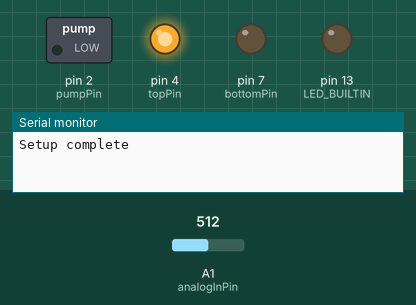
Bench run of a sketch on a simulated Arduino Uno, built with avr-gcc and run on an emulated ATmega328P. Parts: switched loads named in the sketch (green lamp = pin HIGH), output pins drawn as LEDs (lit = HIGH), the last lines printed to the serial monitor. The test bench sets the inputs (shaded band); at power-on: A1 (analogInPin) = 512.

Above: at 0.1 s.
At 1.1 s:
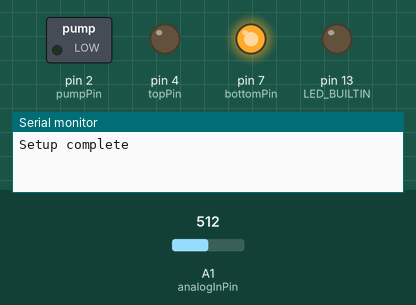
At 22.1 s:
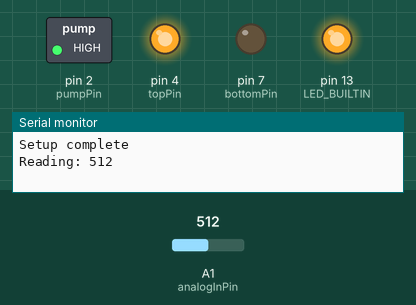
At 23.1 s:
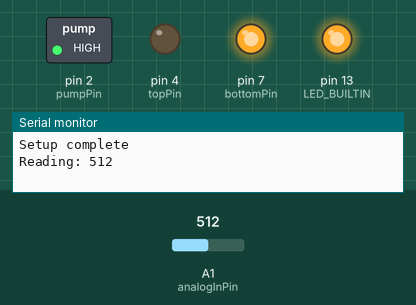
At 24.1 s:
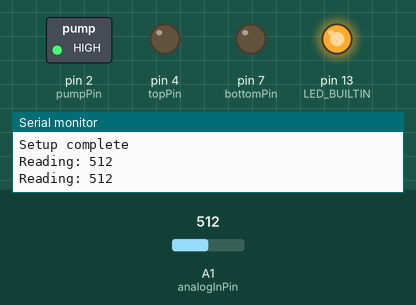
Timing chart, 0 to 25.6 s (numbered marks = the images above):
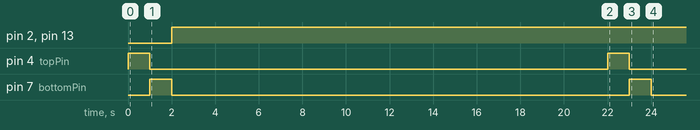

The sketch:

moistureSensor.ino
```cpp
const int analogInPin = A1;
const int bottomPin = 7;
const int topPin = 4;
const int pumpPin = 2;
int reading;

/*

   topPin
     |
     |
     \
      || Resistor(47k)
      /
     |
     |
     ----- analogInPin
     |
     |
     ----- probe 1

     ----- probe 2
     |
     |
     |
   bottomPin

*/

void setup() {

 // put your setup code here, to run once:
 pinMode(LED_BUILTIN,OUTPUT);
 pinMode(bottomPin,OUTPUT);
 pinMode(topPin, OUTPUT);
 pinMode(pumpPin,OUTPUT);
 Serial.begin(9600);
 Serial.println("Setup complete");
}

//---------------------------------

void loop() {
 takeReading();
 waterDecision(reading);
}

//---------------------------------

void takeReading()
{
digitalWrite(topPin, HIGH);
digitalWrite(bottomPin, LOW);

delay(1000);

reading = analogRead(analogInPin);

digitalWrite(topPin, LOW);
digitalWrite(bottomPin, HIGH);

delay(1000);

digitalWrite(bottomPin, LOW);

Serial.print("Reading: ");
Serial.println(reading);

return reading;
}

//---------------------------------

void waterDecision(int value) {
  if (value > 400)
 {
   digitalWrite(LED_BUILTIN,HIGH);
   digitalWrite(pumpPin,HIGH);
   delay(20000);
 }
 else if (value >= 350 && value < 400)
 {
   digitalWrite(LED_BUILTIN,HIGH);
   delay(2000);
   digitalWrite(pumpPin,LOW);
   digitalWrite(LED_BUILTIN,LOW);
   delay(3600000);
 }
 else if (value <= 350)
 {
   digitalWrite(LED_BUILTIN,HIGH);
   delay(2000);
   digitalWrite(pumpPin,LOW);
   digitalWrite(LED_BUILTIN,LOW);
   delay(7200000);
 }
}
```

Measured:
- by itself, pin 2 (pumpPin), pin 13 (LED_BUILTIN): LOW → HIGH at 2.0 s
- by itself, pin 4 (topPin), pin 7 (bottomPin): alternates HIGH for 1.0 s and LOW for 21.0 s
